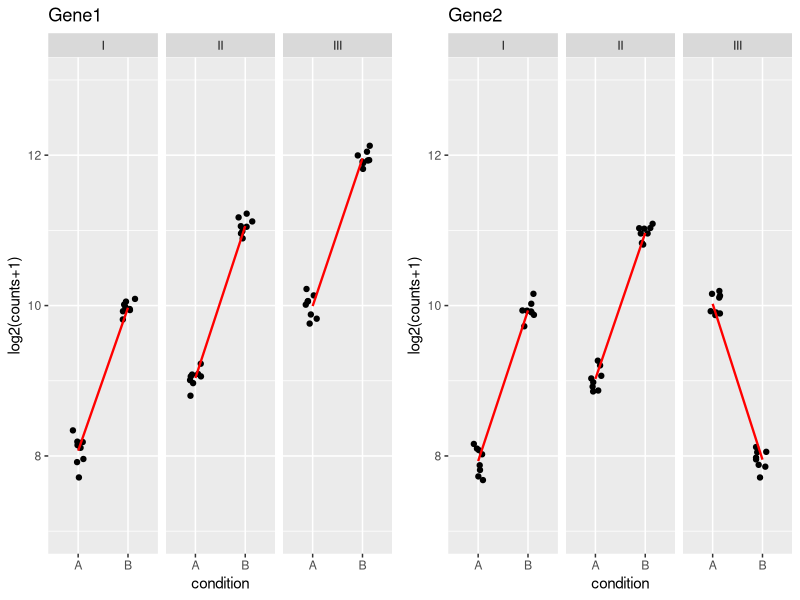

Recreate this plot in R.
#!/usr/bin/env Rscript
# http://bioconductor.org/packages/devel/bioc/vignettes/DESeq2/inst/doc/DESeq2.html
# I wanted to expand the desvig1.R include more genes
library(ggplot2)
library(Cairo)
library(gridExtra)

plotit2 <- function(d, title) {
  # ggplot(d, aes(x=cond, y=log2c, group=1)) + geom_point() +
  ggplot(d, aes(x=cond, y=log2c)) + geom_point() +
    stat_summary(fun=mean, geom="line", colour="red", size=0.8) + 
    xlab("condition") + ylab("log2(counts+1)") + ggtitle(title)
}

plotit0 <- function(d, title) {
    # this is the orginal graphing func.
    # where the samples are jittered for easy visualisation
    # use the plotit2() function if you want an plainer less adorned graph.
  ggplot(d, aes(x=cond, y=log2c, group=geno)) + 
    geom_jitter(size=1.5, position = position_jitter(width=.15)) +
    facet_wrap(~ geno) + 
    stat_summary(fun=mean, geom="line", colour="red", size=0.8) + 
    xlab("condition") + ylab("log2(counts+1)") + ggtitle(title)
}

nrcou <- 8 # was: npg .. but I interpret: number of replicate counts for each condition-group
mu <- 2^c(8,10,9,11,10,12)
# Note above mu, the power of two's style! These are six mu's which will help create 6 gene count vectors,
# one for each condition-group (2 conditions, 3 groups = 6)
cond <- rep(rep(c("A","B"),each=nrcou),3)
geno <- rep(c("I","II","III"),each=2*nrcou)
# table(cond, geno)
counts <- rnbinom(6*nrcou, mu=rep(mu,each=nrcou), size=1/.01)
d <- data.frame(log2c=log2(counts+1), cond, geno)

# a little experimentation with lm():
# lm() but for no intercept.
# l00 <- lm(log2c ~ 0+cond + geno, data=d)
# lm() with intercept
l0 <- lm(log2c ~ cond + geno, data=d)
l00 <- lm(log2c ~ cond, data=d)
# bove experiment, really shows there's very little difference between the two
# in fact the coefficents are just merely labelled differently.
# the first coeff is the first fact-level in l00 and "intercept" in l0.

# and back again to the experiment
l <- lm(log2c ~ cond + geno + geno:cond, data=d)

# Now let's change things, 
# mu[4] <- 2^12 # so group2 for 2nd condition is higher.
mu[6] <- 2^8
counts2 <- rnbinom(6*nrcou, mu=rep(mu,each=nrcou), size=1/.01) # new count set based on the modified mu's.
d2 <- data.frame(log2c=log2(counts2 + 1), cond, geno)
l2 <- lm(log2c ~ cond + geno + geno:cond, data=d2)
l20 <- lm(log2c ~ cond + geno, data=d2)
l200 <- lm(log2c ~ cond, data=d2)

# COmmentary up shot of the coefficients.
# BTW the coeeficients are clearly the most important part of lm(), they are the model.
# l gives
#  (Intercept)          condB         genoII        genoIII   condB:genoII  condB:genoIII
#       8.00484        2.01806        1.00432        1.92247       -0.07088        0.04398
# l2 gives
#   (Intercept)          condB         genoII        genoIII   condB:genoII  condB:genoIII
#        7.9635         2.0511         1.0464         2.0309         0.9261        -4.0792
# 
# So in l, you kind of have to forget about slope, these are categoircal not continuous variables
# the red lines suggest slope, but it's really just a higiher level of expression for the second level
# that's all. So condB is just 2 higher. higher than what? Well the implicit reference which is condA.
# the separate genoII and genoIII coeffs describe themselves relative to genoI and are independent of the conds.
# they either add or do not add.:w



# plots
# Cairo(1600, 800, "dev0_grp.png", bg="white")
# g1 <- plotit(d, "Gene 1") + ylim(7,13)
# g2 <- plotit(d2, "Gene 2") + ylim(7,13)
# grid.arrange(g1, g2, ncol=2)
# dev.off()

# what do the coefficients of lm's say when this is run?
#  (Intercept)          condB         genoII        genoIII   condB:genoII  condB:genoIII
#     8.01154        1.95778        1.01931        1.95538        0.07742        0.08589
#     8.0083         1.8564         0.9626         2.0095         1.2298        -3.8452
Cairo(1600, 800, "desvig0_nogrp.png", bg="white")
g1 <- plotit0(d, "Gene1") + ylim(7,13)
g2 <- plotit0(d2, "Gene2") + ylim(7,13)
grid.arrange(g1, g2, ncol=2)
dev.off()
